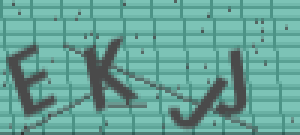
#> input picture run/library/未降躁test/test0.png, 100 x 45 px (shown 3 times larger); its folder holds only this picture in this run
$ python '降噪處理.py'
#> lines starting #> are read from the running program, lines starting #| are printed output that depends on the picture; after the words box and inside, x2 and y2 are one past the last pixel; in counts of white or black regions, pixels touching at a corner belong together
#> further down, im is the input picture: PIL image 100x45 RGBA; mean R, G, B, A 103.1, 163.2, 152.2, 255
from PIL import Image
from PIL import ImageEnhance
import os
import glob

def captcha(path):
#> called with path = 'test0.png'
	img=Image.open(path)
	#img to gray
	imggray=img.convert('L')
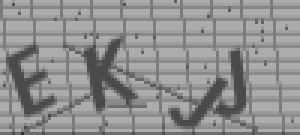
#> imggray: PIL image 100x45 L (shown 3 times larger); min 51, max 172, mean 143.8
#	imggray.show()
	#img to binary
	threshold=100
	pixdata=imggray.load()
	width,height=imggray.size
#> width = 100; height = 45
	for y in range(height):
		for x in range(width):
			if pixdata[x,y]<threshold:
				pixdata[x,y]=0
			else:
				pixdata[x,y]=255
	imgbin=imggray
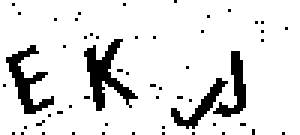
#> imgbin: PIL image 100x45 L (shown 3 times larger); 88.3% white; 55 black regions (51 under 20 px), largest, box (x1, y1, x2, y2) and area: (28, 13, 46, 37) 161, (2, 15, 18, 38) 129, (71, 17, 82, 39) 92, (57, 26, 76, 43) 85
#	imgbin.show()
	#img clear
	pixdata=imgbin.load()
	width,height=imgbin.size
	for y in range(1,height-1):
		for x in range(1,width-1):
			count=0
			#up
			if pixdata[x,y-1]>245:
				count=count+1
			#down
			if pixdata[x,y+1]>245:
				count=count+1
			#left
			if pixdata[x-1,y]>245:
				count=count+1
			#right
			if pixdata[x+1,y]>245:
				count=count+1
			#up-left
			if pixdata[x-1,y-1]>245:
				count=count+1
			#down-left
			if pixdata[x-1,y+1]>245:
				count=count+1
			#up-right
			if pixdata[x+1,y-1]>245:
				count=count+1
			#down-right
			if pixdata[x+1,y+1]>245:
				count=count+1
			#clear
			if count>4:
				pixdata[x,y]=255
	imgclear=imgbin
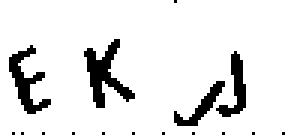
#> imgclear: PIL image 100x45 L (shown 3 times larger); 90.1% white; 16 black regions (12 under 20 px), largest, box (x1, y1, x2, y2) and area: (28, 13, 45, 36) 152, (3, 15, 17, 38) 120, (72, 17, 82, 39) 87, (58, 27, 75, 42) 75
#	imgclear.show()
	return imgclear

paths=glob.glob('*.png')
#print(paths)

for i in paths:
	im=Image.open(i)
	nim=captcha(i)
#	nim.show()
	nim.save(f'../test/{i}')
